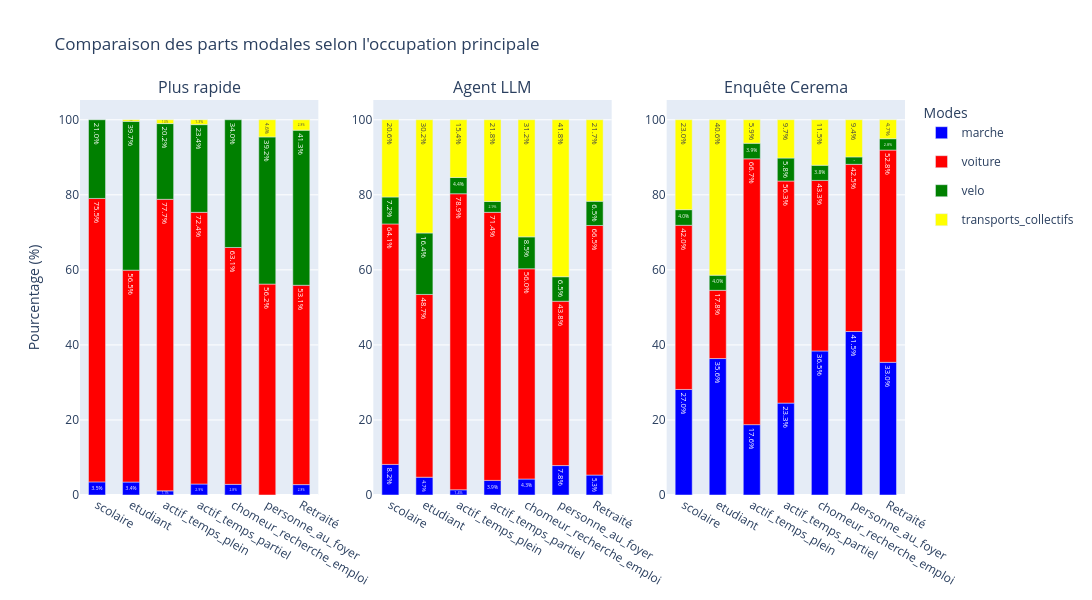

The notebook cell this image was saved under:
### Code cell
bar_graph(moves, cerema["parts_modales_2023"]["occupation"], "Comparaison des parts modales selon l'occupation principale", x_name="Occupation principale")

### Figure 1 — Plotly figure (JSON) as saved in the notebook; plotly's stock layout.template omitted (floating-point values rounded to 4 significant figures)
{"data": [{"legendgroup": "marche", "marker": {"color": "blue"}, "name": "marche", "showlegend": true, "text": ["3.4951456310679614", "3.4482758620689653", "1.1111111111111112", "2.922077922077922", "2.8368794326241136", "2.771362586605081"], "textposition": "inside", "texttemplate": "%{text:.1f}%", "type": "bar", "x": ["scolaire", "etudiant", "actif_temps_plein", "actif_temps_partiel", "chomeur_recherche_emploi", "Retraité"], "xaxis": "x", "y": [18, 8, 12, 9, 4, 12], "yaxis": "y"}, {"legendgroup": "voiture", "marker": {"color": "red"}, "name": "voiture", "showlegend": true, "text": ["75.53398058252428", "56.46551724137932", "77.68518518518519", "72.40259740259741", "63.12056737588653", "56.209150326797385", "53.11778290993071"], "textposition": "inside", "texttemplate": "%{text:.1f}%", "type": "bar", "x": ["scolaire", "etudiant", "actif_temps_plein", "actif_temps_partiel", "chomeur_recherche_emploi", "personne_au_foyer", "Retraité"], "xaxis": "x", "y": [389, 131, 839, 223, 89, 86, 230], "yaxis": "y"}, {"legendgroup": "velo", "marker": {"color": "green"}, "name": "velo", "showlegend": true, "text": ["20.97087378640777", "39.6551724137931", "20.185185185185187", "23.376623376623375", "34.04255319148936", "39.21568627450981", "41.339491916859124"], "textposition": "inside", "texttemplate": "%{text:.1f}%", "type": "bar", "x": ["scolaire", "etudiant", "actif_temps_plein", "actif_temps_partiel", "chomeur_recherche_emploi", "personne_au_foyer", "Retraité"], "xaxis": "x", "y": [108, 92, 218, 72, 48, 60, 179], "yaxis": "y"}, {"legendgroup": "transports_collectifs", "marker": {"color": "yellow"}, "name": "transports_collectifs", "showlegend": true, "text": ["0.43103448275862066", "1.0185185185185186", "1.2987012987012987", "4.57516339869281", "2.771362586605081"], "textposition": "inside", "texttemplate": "%{text:.1f}%", "type": "bar", "x": ["etudiant", "actif_temps_plein", "actif_temps_partiel", "personne_au_foyer", "Retraité"], "xaxis": "x", "y": [1, 11, 4, 7, 12], "yaxis": "y"}, {"legendgroup": "marche", "marker": {"color": "blue"}, "name": "marche", "showlegend": false, "text": ["8.155339805825243", "4.741379310344827", "1.3888888888888888", "3.896103896103896", "4.25531914893617", "7.8431372549019605", "5.311778290993072"], "textposition": "inside", "texttemplate": "%{text:.1f}%", "type": "bar", "x": ["scolaire", "etudiant", "actif_temps_plein", "actif_temps_partiel", "chomeur_recherche_emploi", "personne_au_foyer", "Retraité"], "xaxis": "x2", "y": [42, 11, 15, 12, 6, 12, 23], "yaxis": "y2"}, {"legendgroup": "voiture", "marker": {"color": "red"}, "name": "voiture", "showlegend": false, "text": ["64.07766990291263", "48.706896551724135", "78.88888888888889", "71.42857142857143", "56.02836879432624", "43.790849673202615", "66.51270207852194"], "textposition": "inside", "texttemplate": "%{text:.1f}%", "type": "bar", "x": ["scolaire", "etudiant", "actif_temps_plein", "actif_temps_partiel", "chomeur_recherche_emploi", "personne_au_foyer", "Retraité"], "xaxis": "x2", "y": [330, 113, 852, 220, 79, 67, 288], "yaxis": "y2"}, {"legendgroup": "velo", "marker": {"color": "green"}, "name": "velo", "showlegend": false, "text": ["7.184466019417475", "16.379310344827587", "4.351851851851852", "2.922077922077922", "8.51063829787234", "6.535947712418301", "6.466512702078522"], "textposition": "inside", "texttemplate": "%{text:.1f}%", "type": "bar", "x": ["scolaire", "etudiant", "actif_temps_plein", "actif_temps_partiel", "chomeur_recherche_emploi", "personne_au_foyer", "Retraité"], "xaxis": "x2", "y": [37, 38, 47, 9, 12, 10, 28], "yaxis": "y2"}, {"legendgroup": "transports_collectifs", "marker": {"color": "yellow"}, "name": "transports_collectifs", "showlegend": false, "text": ["20.58252427184466", "30.17241379310345", "15.37037037037037", "21.753246753246753", "31.20567375886525", "41.830065359477125", "21.709006928406467"], "textposition": "inside", "texttemplate": "%{text:.1f}%", "type": "bar", "x": ["scolaire", "etudiant", "actif_temps_plein", "actif_temps_partiel", "chomeur_recherche_emploi", "personne_au_foyer", "Retraité"], "xaxis": "x2", "y": [106, 70, 166, 67, 44, 64, 94], "yaxis": "y2"}, {"legendgroup": "marche", "marker": {"color": "blue"}, "name": "marche", "showlegend": false, "text": ["27.0", "35.64356435643564", "17.647058823529413", "23.300970873786408", "36.53846153846153", "41.509433962264154", "33.0188679245283"], "textposition": "inside", "texttemplate": "%{text:.1f}%", "type": "bar", "x": ["scolaire", "etudiant", "actif_temps_plein", "actif_temps_partiel", "chomeur_recherche_emploi", "personne_au_foyer", "Retraité"], "xaxis": "x3", "y": [27, 36, 18, 24, 38, 44, 35], "yaxis": "y3"}, {"legendgroup": "voiture", "marker": {"color": "red"}, "name": "voiture", "showlegend": false, "text": ["42.0", "17.82178217821782", "66.66666666666666", "56.310679611650485", "43.269230769230774", "42.45283018867924", "52.83018867924528"], "textposition": "inside", "texttemplate": "%{text:.1f}%", "type": "bar", "x": ["scolaire", "etudiant", "actif_temps_plein", "actif_temps_partiel", "chomeur_recherche_emploi", "personne_au_foyer", "Retraité"], "xaxis": "x3", "y": [42, 18, 68, 58, 45, 45, 56], "yaxis": "y3"}, {"legendgroup": "velo", "marker": {"color": "green"}, "name": "velo", "showlegend": false, "text": ["4.0", "3.9603960396039604", "3.9215686274509802", "5.825242718446602", "3.8461538461538463", "1.8867924528301887", "2.8301886792452833"], "textposition": "inside", "texttemplate": "%{text:.1f}%", "type": "bar", "x": ["scolaire", "etudiant", "actif_temps_plein", "actif_temps_partiel", "chomeur_recherche_emploi", "personne_au_foyer", "Retraité"], "xaxis": "x3", "y": [4, 4, 4, 6, 4, 2, 3], "yaxis": "y3"}, {"legendgroup": "transports_collectifs", "marker": {"color": "yellow"}, "name": "transports_collectifs", "showlegend": false, "text": ["23.0", "40.5940594059406", "5.88235294117647", "9.70873786407767", "11.538461538461538", "9.433962264150944", "4.716981132075472"], "textposition": "inside", "texttemplate": "%{text:.1f}%", "type": "bar", "x": ["scolaire", "etudiant", "actif_temps_plein", "actif_temps_partiel", "chomeur_recherche_emploi", "personne_au_foyer", "Retraité"], "xaxis": "x3", "y": [23, 41, 6, 10, 12, 10, 5], "yaxis": "y3"}], "layout": {"annotations": [{"font": {"size": 16}, "showarrow": false, "text": "Plus rapide", "x": 0.1444, "xanchor": "center", "xref": "paper", "y": 1, "yanchor": "bottom", "yref": "paper"}, {"font": {"size": 16}, "showarrow": false, "text": "Agent LLM", "x": 0.5, "xanchor": "center", "xref": "paper", "y": 1, "yanchor": "bottom", "yref": "paper"}, {"font": {"size": 16}, "showarrow": false, "text": "Enquête Cerema", "x": 0.8556, "xanchor": "center", "xref": "paper", "y": 1, "yanchor": "bottom", "yref": "paper"}], "bargap": 0.5, "barmode": "relative", "barnorm": "percent", "height": 600, "legend": {"title": {"text": "Modes"}}, "title": {"text": "Comparaison des parts modales selon l'occupation principale"}, "width": 1300, "xaxis": {"anchor": "y", "categoryarray": ["scolaire", "etudiant", "actif_temps_plein", "actif_temps_partiel", "chomeur_recherche_emploi", "personne_au_foyer", "Retraité"], "categoryorder": "array", "domain": [0, 0.2889], "showgrid": false, "type": "category"}, "xaxis2": {"anchor": "y2", "categoryarray": ["scolaire", "etudiant", "actif_temps_plein", "actif_temps_partiel", "chomeur_recherche_emploi", "personne_au_foyer", "Retraité"], "categoryorder": "array", "domain": [0.3556, 0.6444], "showgrid": false, "type": "category"}, "xaxis3": {"anchor": "y3", "categoryarray": ["scolaire", "etudiant", "actif_temps_plein", "actif_temps_partiel", "chomeur_recherche_emploi", "personne_au_foyer", "Retraité"], "categoryorder": "array", "domain": [0.7111, 1], "showgrid": false, "type": "category"}, "yaxis": {"anchor": "x", "domain": [0, 1], "title": {"text": "Pourcentage (%)"}}, "yaxis2": {"anchor": "x2", "domain": [0, 1]}, "yaxis3": {"anchor": "x3", "domain": [0, 1]}}}
